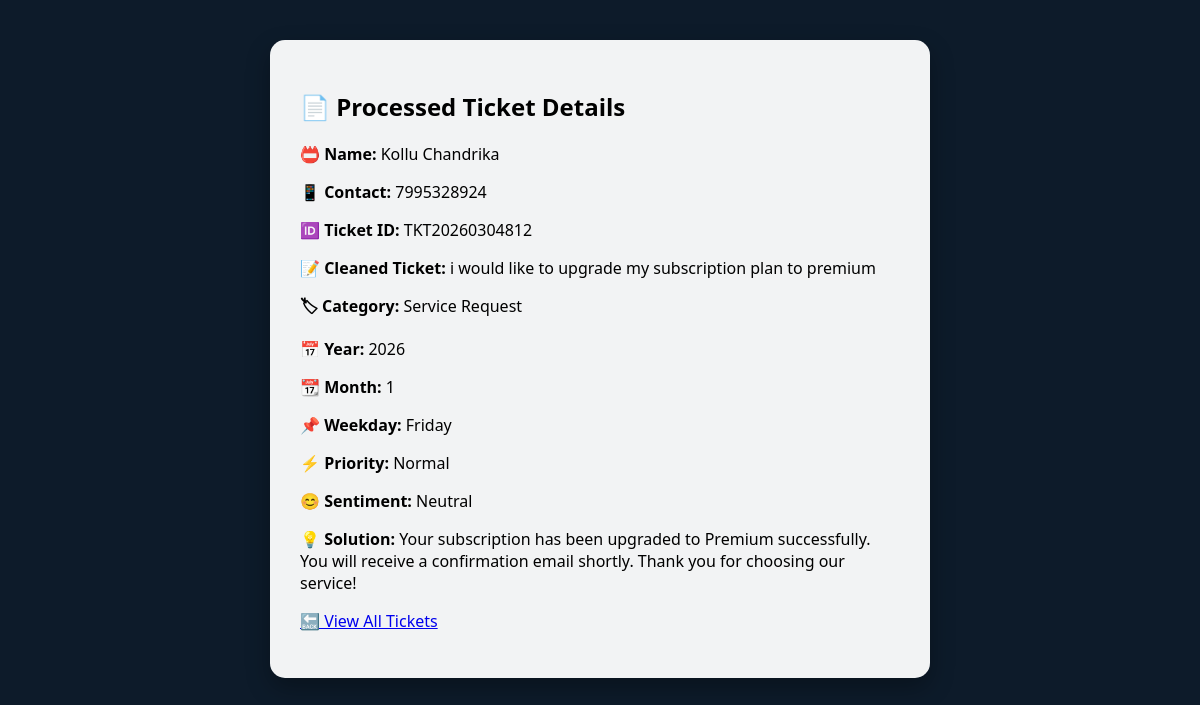
The app's page /ticket/TKT20260304812 with its own data.
### tables this page shows
CREATE TABLE tickets
                 (ticket_id TEXT PRIMARY KEY, name TEXT, contact TEXT, 
                  ticket TEXT, category TEXT, date TEXT, priority TEXT, 
                  sentiment TEXT, solution TEXT);

### app.py (the view)
@app.route('/ticket/<ticket_id>')
def ticket_details(ticket_id):
    conn = sqlite3.connect('tickets.db')
    c = conn.cursor()
    c.execute("SELECT * FROM tickets WHERE ticket_id=?", (ticket_id,))
    ticket = c.fetchone()
    conn.close()
    if ticket:
        date_obj = datetime.datetime.strptime(ticket[5], "%Y-%m-%d")
        year = date_obj.year
        month = date_obj.month
        weekday = date_obj.strftime("%A")
        return render_template('ticket_details.html',
                               ticket=ticket,
                               year=year,
                               month=month,
                               weekday=weekday)
    else:
        return "Ticket not found!"

### templates/ticket_details.html (shortened to what this page needs)
<!DOCTYPE html>
<html>
<head>
    <link rel="stylesheet" href="{{ url_for('static', filename='style.css') }}">
</head>
<body>
<div class="bubbles">
</div>
<div class="container">
    <h2>📄 Processed Ticket Details</h2>
    <p><b>📛 Name:</b> {{ ticket[1] }}</p>
    <p><b>📱 Contact:</b> {{ ticket[2] }}</p>
    <p><b>🆔 Ticket ID:</b> {{ ticket[0] }}</p>
    <p><b>📝 Cleaned Ticket:</b> {{ ticket[3] }}</p>
    <p><b>🏷 Category:</b> {{ ticket[4] }}</p>
    <p><b>📅 Year:</b> {{ year }}</p>
    <p><b>📆 Month:</b> {{ month }}</p>
    <p><b>📌 Weekday:</b> {{ weekday }}</p>
    <p><b>⚡ Priority:</b> {{ ticket[6] }}</p>
    <p><b>😊 Sentiment:</b> {{ ticket[7] }}</p>
    <p><b>💡 Solution:</b> {{ ticket[8] if ticket[8] else "Not added yet" }}</p>
    <p><a href="/tickets">🔙 View All Tickets</a></p>
</div>
</body>
</html>

### static/style.css (style rules this page uses)
body { margin: 0; padding: 0; font-family: 'Segoe UI', sans-serif; background: #0d1b2a; overflow-x: hidden; color: #fff; }
.bubbles { position: fixed; top: 0; left: 0; width: 100%; height: 100%; overflow: hidden; z-index: 0; }
.container { width: 50%; margin: 40px auto; background: rgba(255,255,255,0.95); padding: 30px; border-radius: 15px; box-shadow: 0 10px 25px rgba(0,0,0,0.3); color: #000; position: relative; z-index: 1; }

### records on screen
tickets: name "Kollu Chandrika", contact "7995328924", ticket_id "TKT20260304812", ticket "i would like to upgrade my subscription plan to premium", category "Service Request", priority "Normal", sentiment "Neutral", solution "Your subscription has been upgraded to Premium successfully. You will receive a confirmation email shortly. Thank you for choosing our service!"

### other values on screen
{{ year }} "2026"
{{ month }} "1"
{{ weekday }} "Friday"
